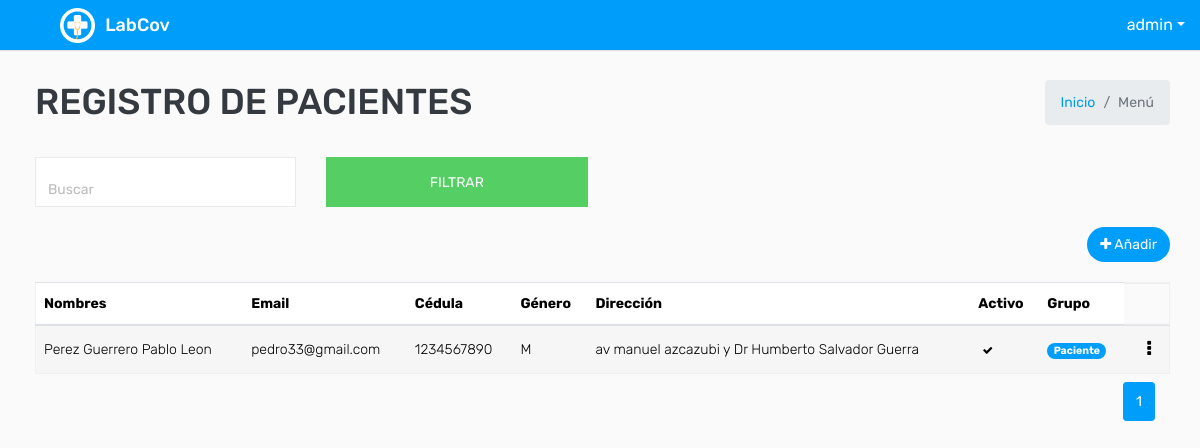
Page /paciente/ (signed in) on the earlier database version.
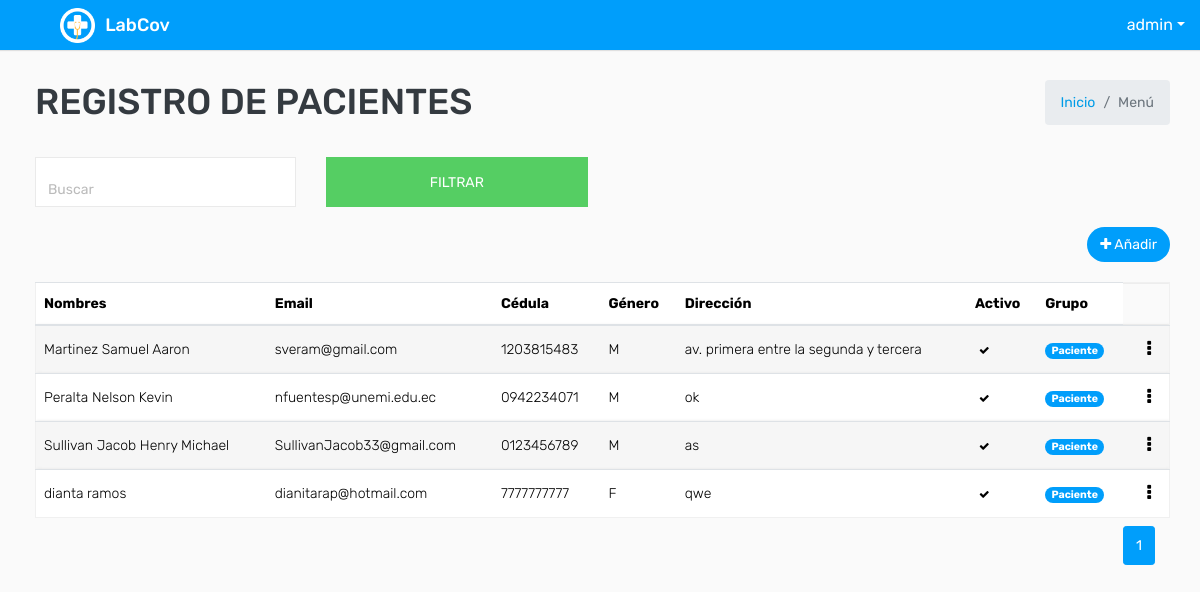
Same page on the later database version.
### covid/models.py (models this page shows, shortened)
class ModeloBase(models.Model):
    class Meta:
        abstract = True
    """Model definition for ModeloBase."""
    fecha_creacion = models.DateTimeField(verbose_name='Fecha creación',auto_now_add=True)
    usuario_creacion = models.ForeignKey(settings.AUTH_USER_MODEL, verbose_name='Usuario Creación', related_name='+', blank=True, null=True,on_delete=models.PROTECT, editable=False)
    usuario_modificacion = models.ForeignKey(settings.AUTH_USER_MODEL, verbose_name='Usuario Modificación', related_name='+', blank=True, null=True,on_delete=models.PROTECT , editable=False)
    fecha_modificacion = models.DateTimeField(verbose_name='Fecha Modificación', auto_now=True)

class User(AbstractUser,ModeloBase):
    cedula=models.CharField(max_length=10, verbose_name='Cédula', unique = True)
    tipo_genero = (('N', 'Ninguno'), ('M', 'Masculino'), ('F', 'Femenino'))
    genero = models.CharField('Género', choices=tipo_genero, default='N', max_length=1)

class Paciente(ModeloBase):
     usuario  = models.OneToOneField(settings.AUTH_USER_MODEL, verbose_name="Usuario",on_delete=models.PROTECT)
     direccion = models.CharField("Dirección", max_length=200 )

### covid/views.py (the view, shortened to what this page needs)
# urls.py: path('paciente/', key.PacienteListView.as_view(), name="paciente_listar") ,
class PacienteListView(LoginRequiredMixin,PermissionRequiredMixin,ListView):
    permission_required = 'covid.view_paciente'
    model = Paciente
    paginate_by = 7
    template_name = "paciente/paciente_listar.html"
    def get_queryset(self):
        busqueda = self.request.GET.get("buscar")
        queryset = Paciente.objects.all().order_by("pk")
        return queryset
    def get_context_data(self, **kwargs):
        context = super().get_context_data(**kwargs)
        context['titulo'] = "Registro de Pacientes"
        return context

### templates/paciente/paciente_listar.html (shortened to what this page needs)
{% extends 'plantillaBase.html' %} {% block content %}
<div class="mt-2">
    <form action="" method="GET">
        <div class="row filter-row">
            <div class="col-sm-6 col-md-3">
                <div class="form-group form-focus select-focus focused">
                    <input type="text" name="buscar" id="id_buscar" class="form-control float-right" placeholder="Buscar">
                </div>
            </div>
            <div class="col-sm-6 col-md-3">
                <button type="submit" class="btn btn-success btn-block"> Filtrar </button>
            </div>
        </div>
    </form>
</div>
<div class="row ">
    <div class="col-sm-12 col-12 text-right m-b-20">
        {% if perms.covid.add_paciente%}
        <a href="{% url 'paciente_crear'%}" class="btn btn btn-primary btn-rounded float-right"><i class="fa fa-plus"></i>
            Añadir</a> {% endif %}
    </div>
</div>
<div class="row">
    <div class="col-md-12">
        <div class="table-responsive">
            <div id="DataTables_Table_0_wrapper" class="dataTables_wrapper dt-bootstrap4 no-footer">
                <div class="row">
                    <div class="col-sm-12">
                        <table class="table table-border table-striped custom-table  mb-0  no-footer" id="DataTables_Table_0" role="grid" aria-describedby="DataTables_Table_0_info">
                            <thead>
                                <tr>
                                    <th>Nombres</th>
                                    <th>Email</th>
                                    <th>Cédula</th>
                                    <th>Género</th>
                                    <th>Dirección</th>
                                    <th>Activo</th>
                                    <th>Grupo</th>
                                </tr>
                            </thead>
                            <tbody>
                                {% for dato in object_list %}
                                <tr>
                                    <td>{{ dato.usuario.last_name }} {{ dato.usuario.first_name }}</td>
                                    <td>{{ dato.usuario.email }}</td>
                                    <td>{{ dato.usuario.cedula }}</td>
                                    <td>{{ dato.usuario.genero }}</td>
                                    <td>{{ dato.direccion }}</td>
                                    <td>
                                        {% if dato.usuario.is_active == True %}
                                        <a class="badge " data-toggle="tooltip" data-placement="top" title="activo"><span class="fa fa-check "></span></a> {% else %}
                                        <a class="badge" data-toggle="tooltip" data-placement="top" title="activo"><span
                                                class="fa fa-times "></span></a> {% endif %}
                                    </td>
                                    <td>
                                        {% for dato in dato.usuario.groups.all %}
                                        <li class="badge badge-pill badge-info">{{ dato }}</li>
                                        {% endfor %}
                                    </td>
                                    <td class="text-right">
                                        <div class="dropdown dropdown-action">
                                            <a class="action-icon dropdown-toggle" data-toggle="dropdown" aria-expanded="false"><i class="fa fa-ellipsis-v"></i></a>
                                        </div>
                                    </td>
                                </tr>
                                {% endfor %}
                            </tbody>
                        </table>
                    </div>
                </div>
            </div>
        </div>
        <div class="container-fluid">
            <ul class="pagination pagination-sm m-0 float-right">
                <nav aria-label="Page navigation example">
                    <ul class="pagination justify-content-center mt-2">
                         {% for i in page_obj.paginator.page_range %} {% if i == page_obj.number %}
                        <li class="page-item active">
                            <a class="page-link" href="#">{{ i }}</a>
                        </li>
                        {% else %}
                        <li class="page-item">
                            <a class="page-link" href="?page={{ i }}">{{ i }}</a>
                        </li>
                        {% endif %} {% endfor %}
                    </ul>
                </nav>
            </ul>
        </div>
    </div>
</div>
{% endblock %}

### templates/plantillaBase.html (shortened to what this page needs)
<!DOCTYPE html>
<html lang="es">
{% load static %}
<head>
    <link rel="stylesheet" type="text/css" href="{% static 'css/bootstrap.min.css'%}">
    <link rel="stylesheet" type="text/css" href="{% static 'css/font-awesome.min.css'%}">
    <link rel="stylesheet" type="text/css" href="{% static 'css/bootstrap-duallistbox.min.css'%}">
    <link rel="stylesheet" type="text/css" href="{% static 'css/style.css'%}"> {% block content_extra_css %} {% endblock content_extra_css %}
</head>
<body>
    <div class="main-wrapper">
        <div class="header">
            <div class="header-left">
                <a href="{% url 'dashboard'%}" class="logo">
                    <img src="{% static 'img/logo.png' %}" width="35" height="35" alt="">
                    <span>LabCov</span></a>
            </div>
            <ul class="nav user-menu float-right">
                <li class="nav-item dropdown has-arrow">
                    <a href="#" class="dropdown-toggle nav-link user-link" data-toggle="dropdown"></span><span>{{ request.user }}</span></a>
                </li>
            </ul>
        </div>
        <div class="page-wrapper ">
            <div class="content ">
                <div class="row mb-2 ">
                    <div class="col-sm-8 ">
                        <h1 class="m-0 text-dark ">{{ titulo.upper }}</h1>
                    </div>
                    <div class="col-sm-4 ">
                        <ol class="breadcrumb float-sm-right ">
                            <li class="breadcrumb-item "><a href="{% url 'dashboard'%} ">Inicio</a></li>
                            <li class="breadcrumb-item active ">Menú</li>
                        </ol>
                    </div>
                </div>
                {% block content %} {% endblock %}
            </div>
        </div>
    </div>
</body>
</html>

Differences in the rows shown:
added Paciente: usuario.last_name "Martinez", usuario.first_name "Samuel Aaron", usuario.email "sveram@gmail.com", usuario.cedula "1203815483", usuario.genero "M", direccion "av. primera entre la segunda y tercera"
changed Paciente: usuario.last_name "Perez Guerrero" → "Peralta"; usuario.first_name "Pablo Leon" → "Nelson Kevin"; usuario.email "pedro33@gmail.com" → "nfuentesp@unemi.edu.ec"; usuario.cedula "1234567890" → "0942234071"; direccion "av manuel azcazubi y Dr Humberto Salvador Guerra" → "ok"
added Paciente: usuario.last_name "Sullivan Jacob", usuario.first_name "Henry Michael", usuario.email "SullivanJacob33@gmail.com", usuario.cedula "0123456789", usuario.genero "M", direccion "as"
added Paciente: usuario.last_name "dianta", usuario.first_name "ramos", usuario.email "dianitarap@hotmail.com", usuario.cedula "7777777777", usuario.genero "F", direccion "qwe"
